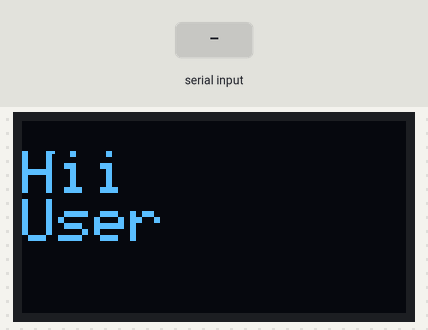
Recording of a sketch running on a simulated Arduino Uno, built with avr-gcc and run on an emulated ATmega328P. Parts: 128×64 one-colour display. The test bench sets the inputs (shaded band). The display library's start-up logo is not drawn; what the sketch prints to the serial monitor is not drawn.

Above: at 4.2 s.
6.4 s: "C" received over the second serial link
At 6.8 s:
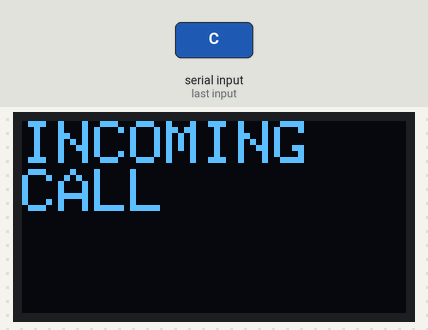
At 15.1 s:
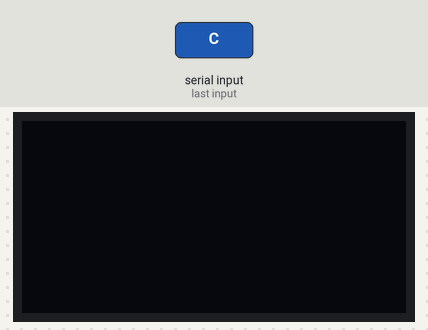
Timing chart, 0 to 15.4 s (numbered marks = the images above; inputs shaded):
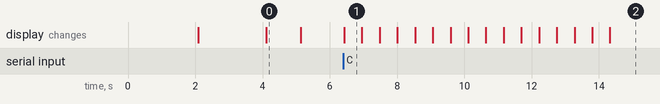

The sketch:

Minimal_Code.ino
```cpp
#include <SPI.h>
#include <Wire.h>
#include <Adafruit_GFX.h>
#include <Adafruit_SSD1306.h>
#include<SoftwareSerial.h>
#define SCREEN_WIDTH 128
#define SCREEN_HEIGHT 64

// Declaration for SSD1306 display connected using software SPI (default case):
#define OLED_MOSI   9
#define OLED_CLK   10
#define OLED_DC    11
#define OLED_CS    12
#define OLED_RESET 13
Adafruit_SSD1306 display(SCREEN_WIDTH, SCREEN_HEIGHT,
  OLED_MOSI, OLED_CLK, OLED_DC, OLED_RESET, OLED_CS);
SoftwareSerial Bluetooth(3,2);                                      //rx,tx


#define NUMFLAKES     10

#define LOGO_HEIGHT   16
#define LOGO_WIDTH    16
static const unsigned char PROGMEM logo_bmp[] =
{ B00000000, B11000000,
  B00000001, B11000000,
  B00000001, B11000000,
  B00000011, B11100000,
  B11110011, B11100000,
  B11111110, B11111000,
  B01111110, B11111111,
  B00110011, B10011111,
  B00011111, B11111100,
  B00001101, B01110000,
  B00011011, B10100000,
  B00111111, B11100000,
  B00111111, B11110000,
  B01111100, B11110000,
  B01110000, B01110000,
  B00000000, B00110000 };

void setup() {
  Serial.begin(9600);
  Bluetooth.begin(9600);
  if(!display.begin(SSD1306_SWITCHCAPVCC)) {
    Serial.println(F("SSD1306 allocation failed"));
    for(;;); // Don't proceed, loop forever
  }
  display.display();
  delay(2000);
  display.clearDisplay();
  display.drawPixel(10, 10, WHITE);
  display.display();
  delay(2000);
  display.setTextSize(2);
  display.setTextColor(WHITE);
  display.setCursor(0,10);
  display.print("Hii\n");
  display.print("User");
  display.display();
  delay(1000);
  display.clearDisplay();
  display.display();
}

void loop() {

  char val;
  if(Bluetooth.available())
  {
    val = Bluetooth.read();
    Serial.print(val);
  }
  if( val=='C')
  {
  for(int i=0;i<8;i++)
  {
  display.setCursor(0,0);
  display.print("INCOMING\n");
  display.println("CALL");
  display.display();
  delay(500);
  display.clearDisplay();
  display.display();
  delay(500);
  }
  }
  else if(val=='M')
  {
  for(int i=0;i<3;i++)
  {
  display.setCursor(0,0);
  display.print("MISSED\n");
  display.print("CALL");
  display.display();
  delay(500);
  display.clearDisplay();
  display.display();
  delay(500);
  }
  val=' ';
  }
}
```

Measured:
- after the input at 6.4 s, the display: changes at once (image 1)
- what the display in image 0 shows lasts 1.0 s, from 4.1 s to 5.1 s
- what the display in image 1 shows lasts 0.6 s, from 6.4 s to 7.0 s
